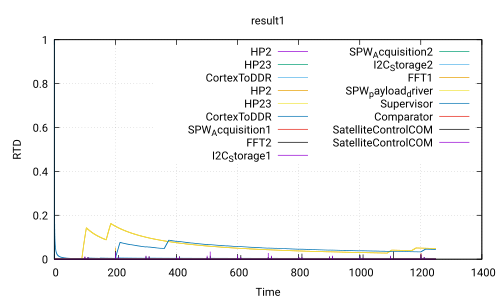

Reproduce this figure in gnuplot.
 set title 'result1'
 set ylabel 'RTD'
 set xlabel 'Time'
 set grid
 set term pdf
 set output 'Use_case_DoubleCamera_Safety.ATIPPIC.executable360.0_80.0.pdf'
 plot 'Use_case_DoubleCamera_Safety.ATIPPIC.executable360.0_80.0.csv' using 1:2 with lines title 'HP2','Use_case_DoubleCamera_Safety.ATIPPIC.executable360.0_80.0.csv' using 1:3 with lines title 'HP23','Use_case_DoubleCamera_Safety.ATIPPIC.executable360.0_80.0.csv' using 1:4 with lines title 'CortexToDDR','Use_case_DoubleCamera_Safety.ATIPPIC.executable360.0_80.0.csv' using 1:5 with lines title 'HP2','Use_case_DoubleCamera_Safety.ATIPPIC.executable360.0_80.0.csv' using 1:6 with lines title 'HP23','Use_case_DoubleCamera_Safety.ATIPPIC.executable360.0_80.0.csv' using 1:7 with lines title 'CortexToDDR','Use_case_DoubleCamera_Safety.ATIPPIC.executable360.0_80.0.csv' using 1:8 with lines title 'SPW_Acquisition1','Use_case_DoubleCamera_Safety.ATIPPIC.executable360.0_80.0.csv' using 1:9 with lines title 'FFT2','Use_case_DoubleCamera_Safety.ATIPPIC.executable360.0_80.0.csv' using 1:10 with lines title 'I2C_Storage1','Use_case_DoubleCamera_Safety.ATIPPIC.executable360.0_80.0.csv' using 1:11 with lines title 'SPW_Acquisition2','Use_case_DoubleCamera_Safety.ATIPPIC.executable360.0_80.0.csv' using 1:12 with lines title 'I2C_Storage2','Use_case_DoubleCamera_Safety.ATIPPIC.executable360.0_80.0.csv' using 1:13 with lines title 'FFT1','Use_case_DoubleCamera_Safety.ATIPPIC.executable360.0_80.0.csv' using 1:14 with lines title 'SPW_payload_driver','Use_case_DoubleCamera_Safety.ATIPPIC.executable360.0_80.0.csv' using 1:15 with lines title 'Supervisor','Use_case_DoubleCamera_Safety.ATIPPIC.executable360.0_80.0.csv' using 1:16 with lines title 'Comparator','Use_case_DoubleCamera_Safety.ATIPPIC.executable360.0_80.0.csv' using 1:17 with lines title 'SatelliteControlCOM','Use_case_DoubleCamera_Safety.ATIPPIC.executable360.0_80.0.csv' using 1:18 with lines title 'SatelliteControlCOM'
